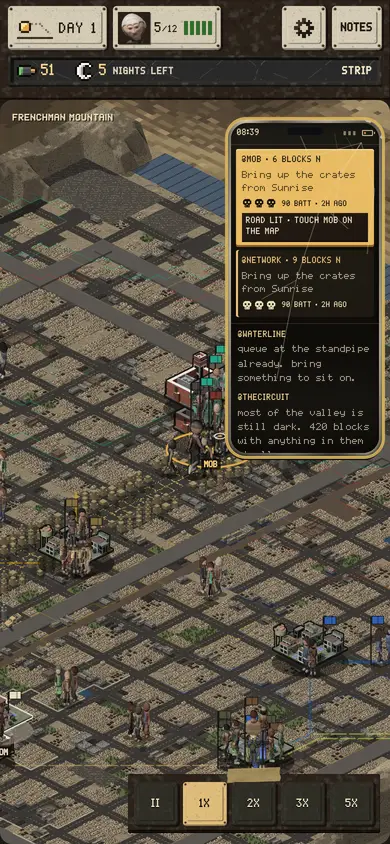
#> input picture records/eyes_the_playtest_10_24/p22_party_plate_over_the_town_skulls.webp, 390 x 844 px
$ python bohemia_eyes_glitch.py ../records/eyes_the_playtest_10_24/p22_party_plate_over_the_town_skulls.webp
#> lines starting #> are read from the running program, lines starting #| are printed output that depends on the picture
#!/usr/bin/env python3
"""BOHEMIA -- EYES AND EARS: THE GLITCH DETECTORS (lane 17, E2, 9/5/26)

WHAT IT IS. The half of the glitch taxonomy a machine can already run, on a
screenshot, with no golden image and no human. Each detector answers ONE question
that the industry's own glitch lists name (EA SEED's CNN work, GlitchBench, and the
Lewis/Whitehead/Wardrip-Fruin taxonomy split of temporal and non-temporal failures),
translated into what our game actually is: 45-degree pixel art on a canvas, on a phone.

  1. DEAD FLAT PATCH   a big block of ONE exact colour inside the picture. In a
                       hand-painted 45-degree world that is a missing tile, an
                       unpainted hole, or a panel that never drew.
  2. TILE REPETITION   the same block pasted down a column. Measured by comparing
                       a strip against itself at every offset (autocorrelation),
                       and reporting the offset that matches best and how well.
  3. LETTERBOX         rows or columns of one colour along an edge: the picture
                       does not reach the glass it is drawn on.
  4. ONE-COLOUR SCREEN what a black rectangle looks like to a machine, so a
                       screen that rendered nothing can never pass as a screen.

IT NEVER JUDGES TASTE. A dead flat patch in a night sky is correct; the detector
reports it and the round decides. Numbers, then a person.

USAGE:  python3 tools/bohemia_eyes_glitch.py slices/eyes/*.png
        python3 tools/bohemia_eyes_glitch.py --json OUT.json slices/eyes/*.png
"""
import sys, os, json
from collections import Counter
import numpy as np
from PIL import Image


def load(path):
    im = Image.open(path).convert('RGB')
    return np.asarray(im)


def dead_flat_patches(a, block=48, min_blocks=6):
    """A block is DEAD if every pixel in it is the same exact colour. Neighbouring
    dead blocks of the same colour are one patch. Pixel art has flat areas on
    purpose, so the threshold is deliberately large: 6 blocks is 13,824 pixels."""
    h, w, _ = a.shape
    grid = {}
    for y in range(0, h - block + 1, block):
        for x in range(0, w - block + 1, block):
            b = a[y:y+block, x:x+block]
            if (b == b[0, 0]).all():
                grid[(x // block, y // block)] = tuple(int(v) for v in b[0, 0])
    seen, patches = set(), []
    for key in grid:
        if key in seen:
            continue
        colour, stack, cells = grid[key], [key], []
        seen.add(key)
        while stack:
            cx, cy = stack.pop()
            cells.append((cx, cy))
            for n in ((cx+1, cy), (cx-1, cy), (cx, cy+1), (cx, cy-1)):
                if n in grid and n not in seen and grid[n] == colour:
                    seen.add(n); stack.append(n)
        if len(cells) >= min_blocks:
            xs = [c[0] for c in cells]; ys = [c[1] for c in cells]
            patches.append({'colour': colour, 'blocks': len(cells),
                            'pixels': len(cells) * block * block,
                            'box': [min(xs)*block, min(ys)*block, (max(xs)+1)*block, (max(ys)+1)*block]})
    patches.sort(key=lambda p: -p['blocks'])
    return patches


def repetition(a, min_period=48):
    """THE SAME BLOCK, PASTED, AND HOW A MACHINE KNOWS. A single best-matching
    offset is not enough: a grid of judge cards matches itself at one offset and is
    perfectly correct. What a copy-pasted city column has and a hand-built one does
    not is a LATTICE -- the picture matches itself at a period AND at two, three,
    four times that period. So every candidate period is scored by the MEAN of its
    harmonics, and the winner is reported with how many harmonics held up.

    Verified on our own corpus before it was trusted: the MAP screen, where the same
    apartment block is pasted down one column by eye, peaks at 96 px with harmonics
    at 288, 384, 480 and 576."""
    g = a.astype(np.float32).mean(axis=2)
    h, w = g.shape
    col = g[:, w // 4:3 * w // 4]
    col = col - col.mean(axis=0, keepdims=True)

    def corr(off):
        A, B = col[:-off], col[off:]
        den = np.sqrt(float((A * A).sum()) * float((B * B).sum())) + 1e-9
        return float((A * B).sum()) / den

    cache, best = {}, {'period_px': 0, 'lattice': 0.0, 'harmonics': 0}
    for p in range(min_period, h // 3, 8):
        scores, k = [], 1
        while p * k < h - 8 and k <= 5:
            if p * k not in cache:
                cache[p * k] = corr(p * k)
            scores.append(cache[p * k]); k += 1
        if len(scores) < 3:
            continue
        m = float(np.mean(scores))
        if m > best['lattice']:
            best = {'period_px': p, 'lattice': round(m, 3), 'harmonics': len(scores)}
    return best


def letterbox(a, tol=2):
    """Rows or columns at an edge that are one flat colour: the picture does not
    reach the glass. Counted from each side until a row stops being flat."""
    def flat_run(rows):
        n = 0
        for r in rows:
            if int(r.max()) - int(r.min()) <= tol and (r[:, 0].std() + r[:, 1].std() + r[:, 2].std()) < 1.5:
                n += 1
            else:
                break
        return n
    h, w, _ = a.shape
    return {'top': flat_run(a), 'bottom': flat_run(a[::-1]),
            'left': flat_run(np.transpose(a, (1, 0, 2))),
            'right': flat_run(np.transpose(a, (1, 0, 2))[::-1])}


def one_colour_screen(a):
    """What a black rectangle looks like to a machine."""
    q = (a // 16).reshape(-1, 3)
    c = Counter(map(tuple, q[::37]))                       # sampled, this is a shape question
    top, n = c.most_common(1)[0]
    return {'dominant_share': round(100.0 * n / len(q[::37]), 1),
            'distinct_colours_sampled': len(c)}


def look(path):
    a = load(path)
#> in load, im is the input picture: PIL image 390x844 RGB; mean R, G, B 89.9, 81.8, 67
    h, w, _ = a.shape
    patches = dead_flat_patches(a)
    return {
        'file': os.path.basename(path), 'size': [w, h],
        'dead_flat_patches': patches[:4],
        'dead_flat_share_pct': round(100.0 * sum(p['pixels'] for p in patches) / (w * h), 1),
        'repetition': repetition(a),
        'letterbox_px': letterbox(a),
        'colour': one_colour_screen(a),
    }


if __name__ == '__main__':
    argv = sys.argv[1:]
    out = None
    if '--json' in argv:
        i = argv.index('--json'); out = argv[i + 1]; argv = argv[:i] + argv[i + 2:]
    args = [x for x in argv if not x.startswith('--')]
    rows = [look(p) for p in args]
#> after the loop in dead_flat_patches, `for y in range(0, h - block + 1, block):`: grid = 0 items
#> after the loop in dead_flat_patches, `for key in grid:`: patches = []; seen = 0 items
#> in look, `patches = dead_flat_patches(a)`: patches = []
#> in repetition, `g = a.astype(np.float32).mean(axis=2)`:
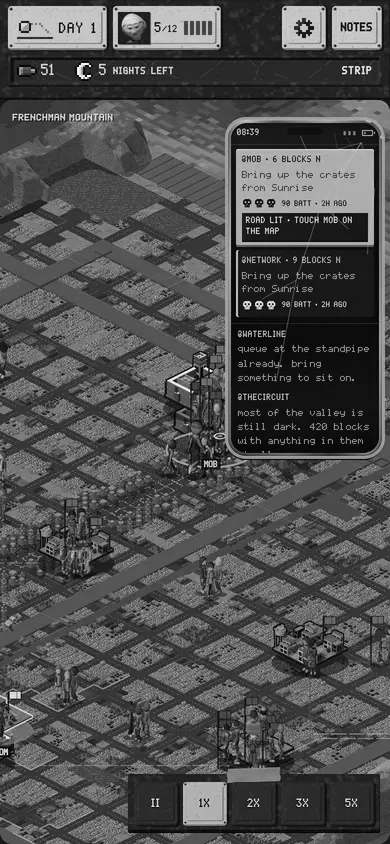
#> g: shape (844, 390) float32; min 0, max 255, mean 79.5
#> in repetition, `col = g[:, w // 4:3 * w // 4]`:
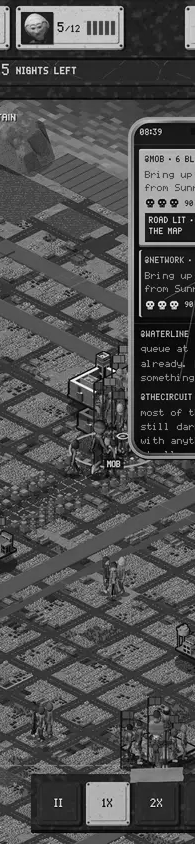
#> col: shape (844, 195) float32; min 0, max 254.7, mean 79.5
#> in repetition, `col = col - col.mean(axis=0, keepdims=True)`:
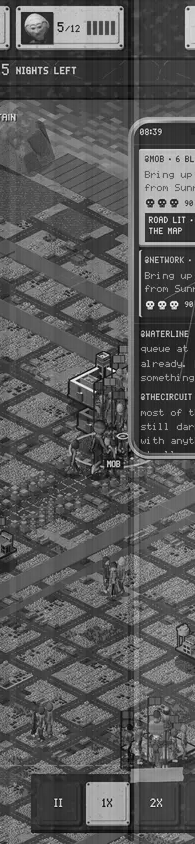
#> col: shape (844, 195) float32; min -98.51, max 182.1, mean 0; drawn with min black and max white
#> the loop in repetition, `for p in range(min_period, h // 3, 8):` made 30 passes
#> m on passes 1 to 12: -0.0472, -0.0426, -0.046, -0.0389, -0.0161, -0.0313, -0.0354, -0.0352, -0.0269, -0.0285, -0.033, -0.0271
#> pass 1, in corr, `A, B = col[:-off], col[off:]`:
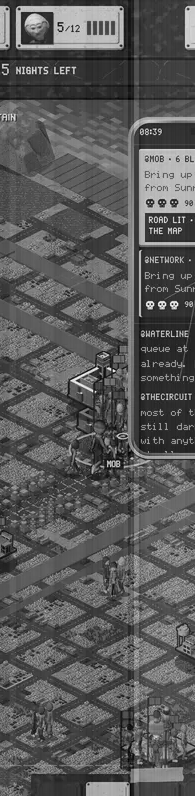
#> A: shape (796, 195) float32; min -98.51, max 182.1, mean 0.3; drawn with min black and max white
#> pass 1, in corr, `A, B = col[:-off], col[off:]`:
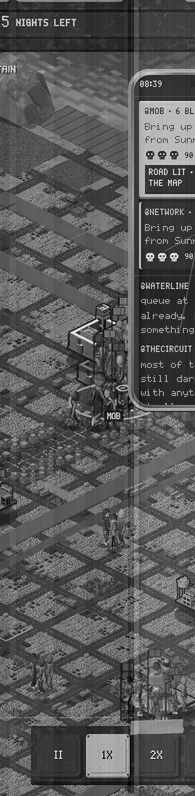
#> B: shape (796, 195) float32; min -98.51, max 182.1, mean -1.7; drawn with min black and max white
#> pass 1, in corr (call 2), `A, B = col[:-off], col[off:]`:
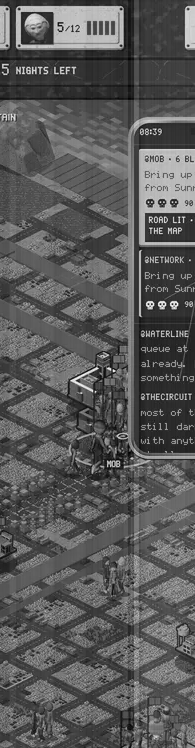
#> A: shape (748, 195) float32; min -98.51, max 182.1, mean 0.5; drawn with min black and max white
#> pass 1, in corr (call 2), `A, B = col[:-off], col[off:]`:
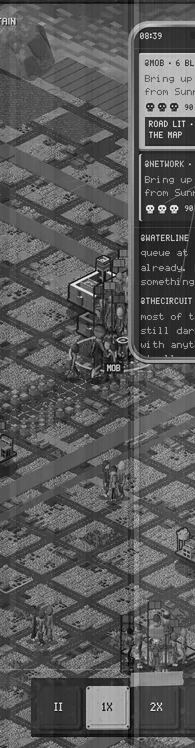
#> B: shape (748, 195) float32; min -98.51, max 182.1, mean 0.5; drawn with min black and max white
#> after the loop in repetition, `for p in range(min_period, h // 3, 8):`: best = {'period_px': 0, 'lattice': 0, 'harmonics': 0}; cache = 75 items
#> in letterbox, `h, w, _ = a.shape`: h = 844; w = 390
#> the loop in flat_run, `for r in rows:` made 1 pass
#> after the loop in flat_run, `for r in rows:`: n = 0
#> the loop in flat_run (call 2), `for r in rows:` made 1 pass
#> in one_colour_screen, `c = Counter(map(tuple, q[::37]))`: c = 241 items
#> in one_colour_screen, `top, n = c.most_common(1)[0]`: top = (3, 3, 2); n = 536
#> rows = 1 item
    if out:
        json.dump({'what': 'the glitch detectors that need no golden image', 'rows': rows},
                  open(out, 'w'), indent=1)
    for r in rows:
        flags = []
        if r['dead_flat_share_pct'] > 12: flags.append('DEAD FLAT %.0f%%' % r['dead_flat_share_pct'])
        if r['repetition']['lattice'] > 0.12: flags.append('LATTICE every %dpx (%.2f over %d harmonics)'
            % (r['repetition']['period_px'], r['repetition']['lattice'], r['repetition']['harmonics']))
        lb = r['letterbox_px']
        for side in ('top', 'bottom', 'left', 'right'):
            if lb[side] > 24: flags.append('%s band %dpx' % (side.upper(), lb[side]))
        if r['colour']['dominant_share'] > 85: flags.append('ONE COLOUR %.0f%%' % r['colour']['dominant_share'])
        print('%-34s %s' % (r['file'], ' | '.join(flags) if flags else 'clean'))
#> this loop made 1 pass
#> lb on pass 1: {'top': 0, 'bottom': 0, 'left': 0, 'right': 0}
#| p22_party_plate_over_the_town_skulls.webp clean
